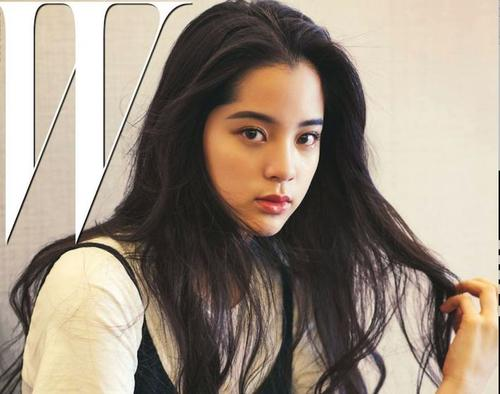
#> input picture Notebook案例/04_age_prediction_DL/img_0.jpg, 500 x 394 px
$ python -i preprocess.py   (imports and definitions only)
#> lines starting #> are read from the running program, lines starting #| are printed output that depends on the picture
#> further down, picture is the input picture: shape (394, 500, 3); mean B, G, R 130, 143.8, 156.9
##################################################################
#为了提高模型识别率，对数据的特定通道进行一系列的预处理包括：
#GSG：高斯滤波+锐化+高斯滤波
#GS：高斯滤波+锐化
##################################################################

import pandas as pd
import numpy as np
import h5py
from PIL import Image
import cv2

def GSG(img):
    """
    对单通道图像先后进行：高斯滤波+锐化+高斯滤波操作
    :param img: 待处理的图像
    :return: 处理后的图像
    """
    kernel = np.array([[0, -1, 0], [-1, 5, -1], [0, -1, 0]], np.float32)
    step_0 = cv2.GaussianBlur(img,(5,5),0)
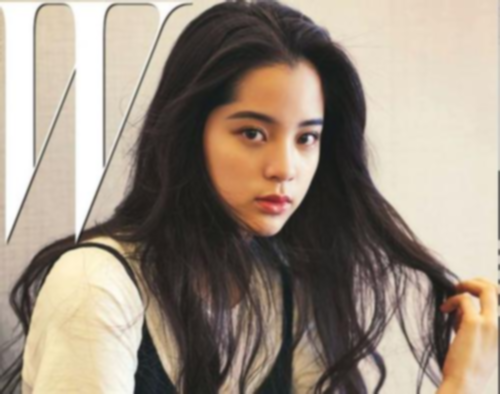
#> step_0: shape (394, 500, 3); mean B, G, R 130, 143.9, 156.9
    step_1 = cv2.filter2D(step_0, -1, kernel=kernel)
    output = cv2.GaussianBlur(step_1,(5,5),0)
    return output

# [117 lines left out: functions GS, pre_gsg, pre_gs, not called in this run]

>>> import cv2
>>> picture = cv2.imread('../../../../Notebook案例/04_age_prediction_DL/img_0.jpg')
>>> result = GSG(picture)
